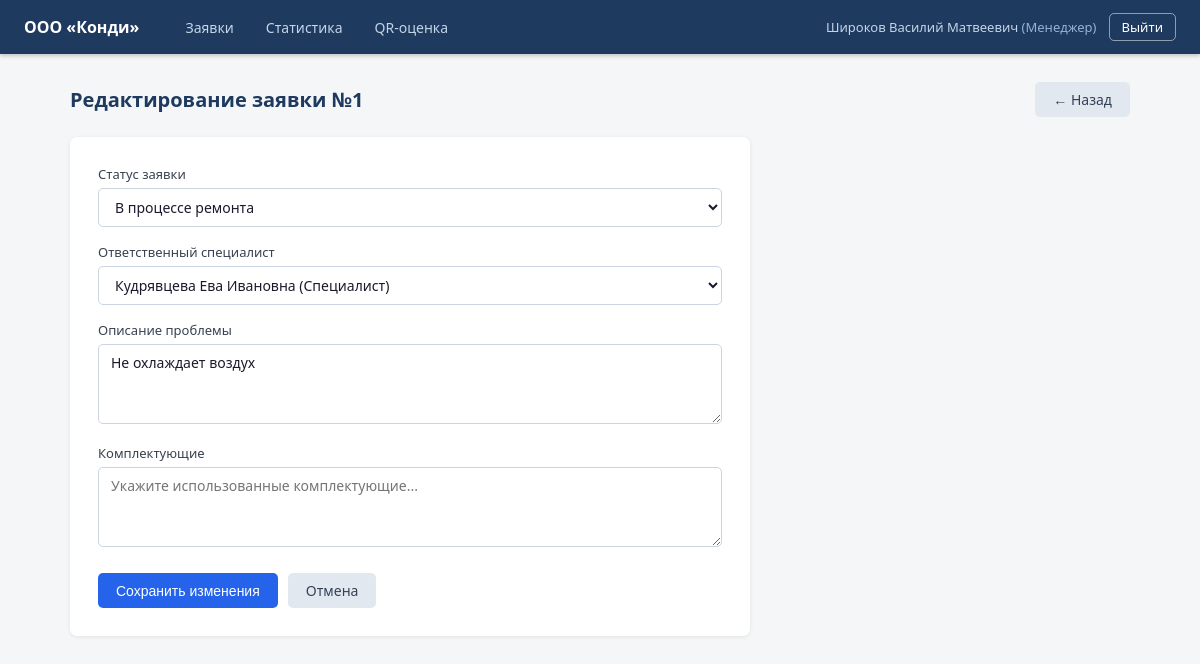
/requests/1/edit (signed in), run on the app's committed database.
### tables this page shows
CREATE TABLE users (
            user_id   INTEGER PRIMARY KEY AUTOINCREMENT,
            fio       TEXT NOT NULL,
            phone     TEXT NOT NULL,
            login     TEXT UNIQUE NOT NULL,
            password  TEXT NOT NULL,
            role      TEXT NOT NULL CHECK(role IN (
                'Администратор', 'Менеджер', 'Оператор', 'Специалист', 'Заказчик'
            ))
        );

CREATE TABLE requests (
            request_id          INTEGER PRIMARY KEY AUTOINCREMENT,
            start_date          TEXT NOT NULL,
            climate_tech_type   TEXT NOT NULL,
            climate_tech_model  TEXT NOT NULL,
            problem_description TEXT NOT NULL,
            request_status      TEXT NOT NULL DEFAULT 'Новая заявка' CHECK(request_status IN (
                'Новая заявка', 'В процессе ремонта',
                'Ожидание комплектующих', 'Готова к выдаче', 'Завершена'
            )),
            completion_date TEXT,
            repair_parts    TEXT,
            master_id       INTEGER REFERENCES users(user_id),
            client_id       INTEGER NOT NULL REFERENCES users(user_id)
        );

### app.py (the view, shortened to what this page needs)
@app.route('/requests/<int:request_id>/edit', methods=['GET', 'POST'])
@login_required
@role_required('Оператор', 'Администратор', 'Менеджер')
def request_edit(request_id):
    conn = get_db()
    req = conn.execute('SELECT * FROM requests WHERE request_id = ?', (request_id,)).fetchone()
    if not req:
        conn.close()
        flash('Заявка с указанным номером не найдена.', 'error')
        return redirect(url_for('dashboard'))
    specialists = conn.execute(
        "SELECT * FROM users WHERE role IN ('Специалист', 'Менеджер')"
    ).fetchall()
    statuses = [
        'Новая заявка', 'В процессе ремонта',
        'Ожидание комплектующих', 'Готова к выдаче', 'Завершена'
    ]
    conn.close()
    return render_template(
        'request_edit.html', req=req,
        specialists=specialists, statuses=statuses
    )

### app.py (called while the page is built)
def get_db():
    conn = sqlite3.connect(DB_PATH)
    conn.row_factory = sqlite3.Row
    return conn

def login_required(f):
    @wraps(f)
    def wrapper(*args, **kwargs):
        if 'user_id' not in session:
            return redirect(url_for('login'))
        return f(*args, **kwargs)
    return wrapper

def role_required(*roles):
    def decorator(f):
        @wraps(f)
        def wrapper(*args, **kwargs):
            if session.get('role') not in roles:
                flash('У вас недостаточно прав для выполнения этого действия.', 'error')
                return redirect(url_for('dashboard'))
            return f(*args, **kwargs)
        return wrapper
    return decorator

### templates/request_edit.html (shortened to what this page needs)
{% extends 'base.html' %}
{% block content %}
<div class="page-header">
    <h1 class="page-title">Редактирование заявки №{{ req.request_id }}</h1>
    <a href="{{ url_for('request_detail', request_id=req.request_id) }}" class="btn btn-secondary">← Назад</a>
</div>
<div class="form-card">
    <form method="POST">
        <div class="form-group">
            <label for="request_status">Статус заявки</label>
            <select id="request_status" name="request_status" required>
                {% for s in statuses %}
                <option value="{{ s }}" {% if s == req.request_status %}selected{% endif %}>{{ s }}</option>
                {% endfor %}
            </select>
        </div>
        <div class="form-group">
            <label for="master_id">Ответственный специалист</label>
            <select id="master_id" name="master_id">
                {% for s in specialists %}
                <option value="{{ s.user_id }}" {% if req.master_id == s.user_id %}selected{% endif %}>
                    {{ s.fio }} ({{ s.role }})
                </option>
                {% endfor %}
            </select>
        </div>
        <div class="form-group">
            <label for="problem_description">Описание проблемы</label>
            <textarea id="problem_description" name="problem_description" required>{{ req.problem_description }}</textarea>
        </div>
        <div class="form-group">
            <label for="repair_parts">Комплектующие</label>
            <textarea id="repair_parts" name="repair_parts"
                      placeholder="Укажите использованные комплектующие...">{{ req.repair_parts or '' }}</textarea>
        </div>
        <div class="form-actions">
            <button type="submit" class="btn btn-primary">Сохранить изменения</button>
            <a href="{{ url_for('request_detail', request_id=req.request_id) }}" class="btn btn-secondary">Отмена</a>
        </div>
    </form>
</div>
{% endblock %}

### templates/base.html (shortened to what this page needs)
<!DOCTYPE html>
<html lang="ru">
<head>
    <link rel="stylesheet" href="{{ url_for('static', filename='css/style.css') }}">
</head>
<body>
{% if session.user_id %}
<header class="header">
    <div class="header-inner">
        <a href="{{ url_for('dashboard') }}" class="logo">ООО «Конди»</a>
        <nav class="nav">
            <a href="{{ url_for('dashboard') }}" class="nav-link {% if request.endpoint == 'dashboard' %}active{% endif %}">Заявки</a>
            {% if session.role in ('Администратор', 'Менеджер', 'Оператор') %}
            <a href="{{ url_for('statistics') }}" class="nav-link {% if request.endpoint == 'statistics' %}active{% endif %}">Статистика</a>
            {% endif %}
            <a href="{{ url_for('qr_page') }}" class="nav-link {% if request.endpoint == 'qr_page' %}active{% endif %}">QR-оценка</a>
        </nav>
        <div class="header-user">
            <span class="user-info">{{ session.fio }} <em>({{ session.role }})</em></span>
            <a href="{{ url_for('logout') }}" class="btn btn-sm btn-outline">Выйти</a>
        </div>
    </div>
</header>
{% endif %}
<main class="main">
    <div class="container">
        {% block content %}{% endblock %}
    </div>
</main>
</body>
</html>

### static/css/style.css (style rules this page uses)
*, *::before, *::after { box-sizing: border-box; margin: 0; padding: 0; }
body { font-family: 'Segoe UI', Tahoma, Geneva, Verdana, sans-serif; font-size: 14px; background: #f4f6f8; color: #1a1a2e; min-height: 100vh; }
a { color: #2563eb; text-decoration: none; }
.header { background: #1e3a5f; color: #fff; padding: 0 24px; height: 54px; display: flex; align-items: center; position: sticky; top: 0; z-index: 100; box-shadow: 0 2px 4px rgba(0,0,0,0.2); }
.header-inner { display: flex; align-items: center; gap: 32px; width: 100%; }
.logo { color: #fff; font-weight: 700; font-size: 16px; white-space: nowrap; text-decoration: none; }
.nav { display: flex; gap: 4px; flex: 1; }
.nav-link { color: #c5d5e8; padding: 6px 14px; border-radius: 4px; font-size: 14px; text-decoration: none; transition: background 0.15s, color 0.15s; }
.header-user { display: flex; align-items: center; gap: 12px; white-space: nowrap; }
.user-info { color: #c5d5e8; font-size: 13px; }
.user-info em { font-style: normal; color: #93b4d4; }
.main { padding: 28px 0; }
.container { max-width: 1100px; margin: 0 auto; padding: 0 20px; }
.page-header { display: flex; justify-content: space-between; align-items: center; margin-bottom: 20px; }
.page-title { font-size: 20px; font-weight: 600; color: #1e3a5f; }
.btn { display: inline-block; padding: 8px 18px; border-radius: 5px; font-size: 14px; font-weight: 500; cursor: pointer; border: none; text-decoration: none; transition: background 0.15s, opacity 0.15s; white-space: nowrap; }
.btn-primary { background: #2563eb; color: #fff; }
.btn-outline { background: transparent; color: #fff; border: 1px solid rgba(255,255,255,0.5); padding: 5px 14px; }
.btn-secondary { background: #e2e8f0; color: #334155; }
.btn-sm { padding: 4px 12px; font-size: 13px; }
.form-card { background: #fff; border-radius: 7px; box-shadow: 0 1px 4px rgba(0,0,0,0.08); padding: 28px; max-width: 680px; }
.form-group { margin-bottom: 16px; }
.form-group label { display: block; font-size: 13px; font-weight: 500; color: #374151; margin-bottom: 5px; }
.form-group input, .form-group select, .form-group textarea { width: 100%; padding: 8px 12px; border: 1px solid #cbd5e1; border-radius: 5px; font-size: 14px; color: #1a1a2e; background: #fff; transition: border-color 0.15s; font-family: inherit; }
.form-group textarea { resize: vertical; min-height: 80px; }
.form-actions { display: flex; gap: 10px; margin-top: 22px; }

### data on the page
users: fio "Широков Василий Матвеевич", role "Менеджер"
requests: request_id "1", request_status "В процессе ремонта", master_id "Кудрявцева Ева Ивановна (Специалист)", problem_description "Не охлаждает воздух"
